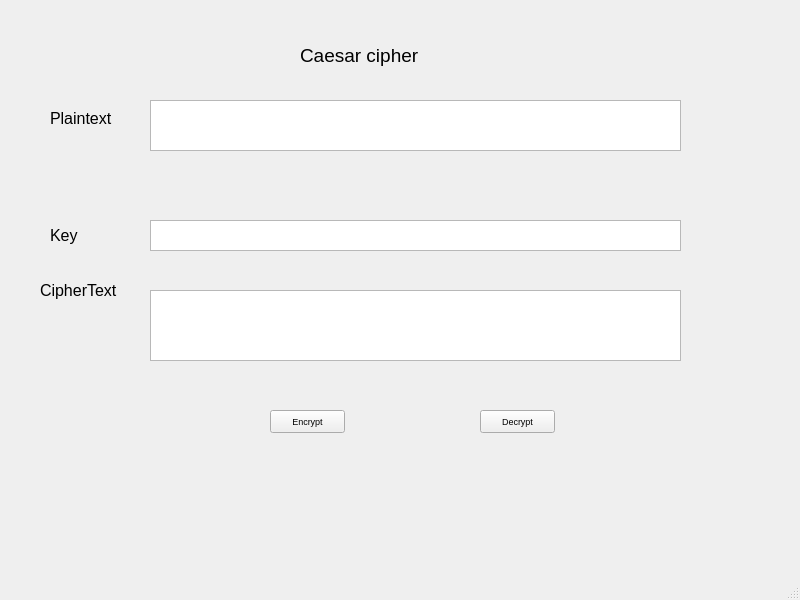
<?xml version="1.0" encoding="UTF-8"?>
<ui version="4.0">
 <class>MainWindow</class>
 <widget class="QMainWindow" name="MainWindow">
  <property name="geometry">
   <rect>
    <x>0</x>
    <y>0</y>
    <width>800</width>
    <height>600</height>
   </rect>
  </property>
  <property name="font">
   <font>
    <pointsize>7</pointsize>
   </font>
  </property>
  <property name="windowTitle">
   <string>MainWindow</string>
  </property>
  <widget class="QWidget" name="centralwidget">
   <widget class="QLabel" name="label">
    <property name="geometry">
     <rect>
      <x>300</x>
      <y>40</y>
      <width>181</width>
      <height>31</height>
     </rect>
    </property>
    <property name="minimumSize">
     <size>
      <width>0</width>
      <height>0</height>
     </size>
    </property>
    <property name="baseSize">
     <size>
      <width>0</width>
      <height>0</height>
     </size>
    </property>
    <property name="font">
     <font>
      <pointsize>14</pointsize>
     </font>
    </property>
    <property name="text">
     <string>Caesar cipher</string>
    </property>
   </widget>
   <widget class="QLabel" name="label_2">
    <property name="geometry">
     <rect>
      <x>50</x>
      <y>110</y>
      <width>71</width>
      <height>16</height>
     </rect>
    </property>
    <property name="font">
     <font>
      <pointsize>12</pointsize>
     </font>
    </property>
    <property name="text">
     <string>Plaintext</string>
    </property>
   </widget>
   <widget class="QLabel" name="label_3">
    <property name="geometry">
     <rect>
      <x>50</x>
      <y>220</y>
      <width>71</width>
      <height>31</height>
     </rect>
    </property>
    <property name="font">
     <font>
      <pointsize>12</pointsize>
     </font>
    </property>
    <property name="text">
     <string>Key</string>
    </property>
   </widget>
   <widget class="QLabel" name="label_4">
    <property name="geometry">
     <rect>
      <x>40</x>
      <y>280</y>
      <width>81</width>
      <height>21</height>
     </rect>
    </property>
    <property name="font">
     <font>
      <pointsize>12</pointsize>
     </font>
    </property>
    <property name="text">
     <string>CipherText</string>
    </property>
   </widget>
   <widget class="QPlainTextEdit" name="txt_plain_text">
    <property name="geometry">
     <rect>
      <x>150</x>
      <y>100</y>
      <width>531</width>
      <height>51</height>
     </rect>
    </property>
   </widget>
   <widget class="QPlainTextEdit" name="txt_cipher_text">
    <property name="geometry">
     <rect>
      <x>150</x>
      <y>290</y>
      <width>531</width>
      <height>71</height>
     </rect>
    </property>
   </widget>
   <widget class="QPushButton" name="btn_encrypt">
    <property name="geometry">
     <rect>
      <x>270</x>
      <y>410</y>
      <width>75</width>
      <height>23</height>
     </rect>
    </property>
    <property name="text">
     <string>Encrypt</string>
    </property>
   </widget>
   <widget class="QPushButton" name="btn_decrypt">
    <property name="geometry">
     <rect>
      <x>480</x>
      <y>410</y>
      <width>75</width>
      <height>23</height>
     </rect>
    </property>
    <property name="text">
     <string>Decrypt</string>
    </property>
   </widget>
   <widget class="QPlainTextEdit" name="txt_key">
    <property name="geometry">
     <rect>
      <x>150</x>
      <y>220</y>
      <width>531</width>
      <height>31</height>
     </rect>
    </property>
   </widget>
  </widget>
  <widget class="QMenuBar" name="menubar">
   <property name="geometry">
    <rect>
     <x>0</x>
     <y>0</y>
     <width>800</width>
     <height>21</height>
    </rect>
   </property>
  </widget>
  <widget class="QStatusBar" name="statusbar"/>
 </widget>
 <resources/>
 <connections/>
</ui>
